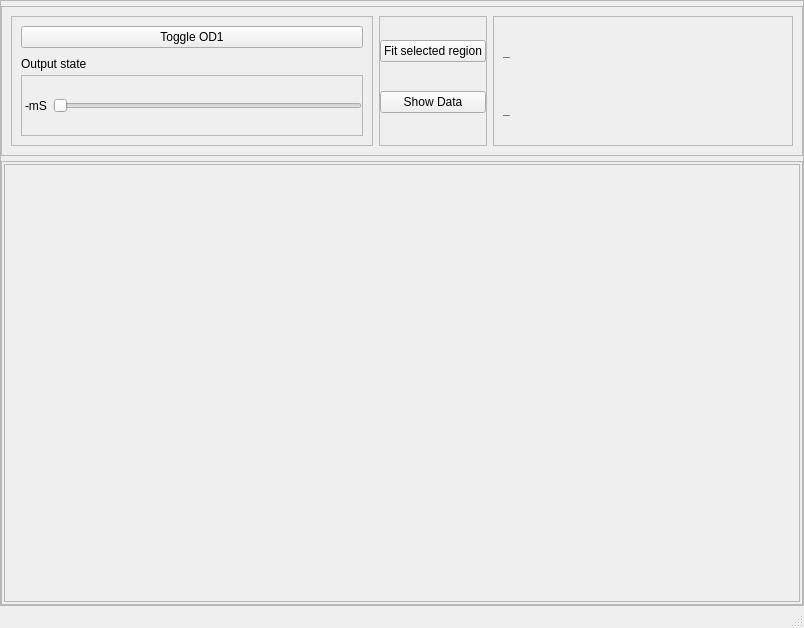
<?xml version="1.0" encoding="UTF-8"?>
<ui version="4.0">
 <class>MainWindow</class>
 <widget class="QMainWindow" name="MainWindow">
  <property name="geometry">
   <rect>
    <x>0</x>
    <y>0</y>
    <width>804</width>
    <height>628</height>
   </rect>
  </property>
  <property name="windowTitle">
   <string>MainWindow</string>
  </property>
  <widget class="QWidget" name="centralwidget">
   <layout class="QGridLayout" name="gridLayout_3">
    <property name="margin">
     <number>0</number>
    </property>
    <item row="0" column="0">
     <widget class="QFrame" name="widgetFrameOuter">
      <property name="sizePolicy">
       <sizepolicy hsizetype="Preferred" vsizetype="Preferred">
        <horstretch>0</horstretch>
        <verstretch>0</verstretch>
       </sizepolicy>
      </property>
      <property name="styleSheet">
       <string notr="true"/>
      </property>
      <property name="frameShape">
       <enum>QFrame::StyledPanel</enum>
      </property>
      <property name="frameShadow">
       <enum>QFrame::Raised</enum>
      </property>
      <property name="class" stdset="0">
       <string>PeripheralCollection</string>
      </property>
      <layout class="QVBoxLayout" name="verticalLayout_3">
       <property name="spacing">
        <number>5</number>
       </property>
       <property name="leftMargin">
        <number>0</number>
       </property>
       <property name="topMargin">
        <number>5</number>
       </property>
       <property name="rightMargin">
        <number>0</number>
       </property>
       <property name="bottomMargin">
        <number>0</number>
       </property>
       <item>
        <widget class="QFrame" name="frame">
         <property name="sizePolicy">
          <sizepolicy hsizetype="Preferred" vsizetype="Preferred">
           <horstretch>0</horstretch>
           <verstretch>0</verstretch>
          </sizepolicy>
         </property>
         <property name="minimumSize">
          <size>
           <width>0</width>
           <height>150</height>
          </size>
         </property>
         <property name="frameShape">
          <enum>QFrame::StyledPanel</enum>
         </property>
         <property name="frameShadow">
          <enum>QFrame::Raised</enum>
         </property>
         <property name="class" stdset="0">
          <string>PeripheralCollectionInner</string>
         </property>
         <layout class="QHBoxLayout" name="horizontalLayout">
          <item>
           <widget class="QFrame" name="frame_3">
            <property name="frameShape">
             <enum>QFrame::StyledPanel</enum>
            </property>
            <property name="frameShadow">
             <enum>QFrame::Raised</enum>
            </property>
            <layout class="QVBoxLayout" name="verticalLayout">
             <item>
              <widget class="QPushButton" name="pushButton_4">
               <property name="text">
                <string>Toggle OD1</string>
               </property>
              </widget>
             </item>
             <item>
              <widget class="QLabel" name="indicator">
               <property name="minimumSize">
                <size>
                 <width>0</width>
                 <height>15</height>
                </size>
               </property>
               <property name="maximumSize">
                <size>
                 <width>16777215</width>
                 <height>10</height>
                </size>
               </property>
               <property name="text">
                <string>Output state</string>
               </property>
              </widget>
             </item>
             <item>
              <widget class="QFrame" name="frame_6">
               <property name="frameShape">
                <enum>QFrame::StyledPanel</enum>
               </property>
               <property name="frameShadow">
                <enum>QFrame::Raised</enum>
               </property>
               <layout class="QHBoxLayout" name="horizontalLayout_2">
                <property name="leftMargin">
                 <number>3</number>
                </property>
                <property name="topMargin">
                 <number>0</number>
                </property>
                <property name="rightMargin">
                 <number>0</number>
                </property>
                <property name="bottomMargin">
                 <number>0</number>
                </property>
                <item>
                 <widget class="QLabel" name="tgLabel">
                  <property name="text">
                   <string>-mS</string>
                  </property>
                 </widget>
                </item>
                <item>
                 <widget class="QSlider" name="horizontalSlider">
                  <property name="maximum">
                   <number>9</number>
                  </property>
                  <property name="pageStep">
                   <number>1</number>
                  </property>
                  <property name="orientation">
                   <enum>Qt::Horizontal</enum>
                  </property>
                 </widget>
                </item>
               </layout>
              </widget>
             </item>
            </layout>
           </widget>
          </item>
          <item>
           <widget class="QFrame" name="frame_5">
            <property name="frameShape">
             <enum>QFrame::StyledPanel</enum>
            </property>
            <property name="frameShadow">
             <enum>QFrame::Raised</enum>
            </property>
            <layout class="QVBoxLayout" name="verticalLayout_4">
             <property name="leftMargin">
              <number>0</number>
             </property>
             <property name="topMargin">
              <number>0</number>
             </property>
             <property name="rightMargin">
              <number>0</number>
             </property>
             <item>
              <widget class="QPushButton" name="pushButton_5">
               <property name="text">
                <string>Fit selected region</string>
               </property>
              </widget>
             </item>
             <item>
              <widget class="QPushButton" name="pushButton_6">
               <property name="text">
                <string>Show Data</string>
               </property>
              </widget>
             </item>
            </layout>
           </widget>
          </item>
          <item>
           <widget class="QFrame" name="frame_4">
            <property name="minimumSize">
             <size>
              <width>300</width>
              <height>0</height>
             </size>
            </property>
            <property name="frameShape">
             <enum>QFrame::StyledPanel</enum>
            </property>
            <property name="frameShadow">
             <enum>QFrame::Raised</enum>
            </property>
            <layout class="QVBoxLayout" name="verticalLayout_2">
             <item>
              <widget class="QLabel" name="msg">
               <property name="font">
                <font>
                 <weight>75</weight>
                 <bold>true</bold>
                </font>
               </property>
               <property name="text">
                <string>_</string>
               </property>
              </widget>
             </item>
             <item>
              <widget class="QLabel" name="CLabel">
               <property name="font">
                <font>
                 <weight>75</weight>
                 <bold>true</bold>
                </font>
               </property>
               <property name="text">
                <string>_</string>
               </property>
              </widget>
             </item>
            </layout>
           </widget>
          </item>
         </layout>
        </widget>
       </item>
       <item>
        <widget class="QFrame" name="frame_2">
         <property name="sizePolicy">
          <sizepolicy hsizetype="Preferred" vsizetype="Preferred">
           <horstretch>0</horstretch>
           <verstretch>0</verstretch>
          </sizepolicy>
         </property>
         <property name="minimumSize">
          <size>
           <width>0</width>
           <height>50</height>
          </size>
         </property>
         <property name="frameShape">
          <enum>QFrame::StyledPanel</enum>
         </property>
         <property name="frameShadow">
          <enum>QFrame::Raised</enum>
         </property>
         <property name="class" stdset="0">
          <string>PeripheralCollectionInner</string>
         </property>
         <layout class="QGridLayout" name="gridLayout_2">
          <property name="horizontalSpacing">
           <number>2</number>
          </property>
          <property name="margin">
           <number>2</number>
          </property>
          <item row="0" column="0">
           <widget class="QScrollArea" name="scrollArea">
            <property name="widgetResizable">
             <bool>true</bool>
            </property>
            <widget class="QWidget" name="scrollAreaWidgetContents">
             <property name="geometry">
              <rect>
               <x>0</x>
               <y>0</y>
               <width>796</width>
               <height>412</height>
              </rect>
             </property>
             <layout class="QGridLayout" name="gridLayout_4">
              <property name="margin">
               <number>2</number>
              </property>
              <property name="spacing">
               <number>2</number>
              </property>
              <item row="0" column="0">
               <layout class="QGridLayout" name="plot_area"/>
              </item>
             </layout>
            </widget>
           </widget>
          </item>
         </layout>
        </widget>
       </item>
      </layout>
     </widget>
    </item>
   </layout>
  </widget>
  <widget class="QMenuBar" name="menubar">
   <property name="geometry">
    <rect>
     <x>0</x>
     <y>0</y>
     <width>804</width>
     <height>25</height>
    </rect>
   </property>
  </widget>
  <widget class="QStatusBar" name="statusbar"/>
 </widget>
 <resources/>
 <connections>
  <connection>
   <sender>pushButton_4</sender>
   <signal>clicked()</signal>
   <receiver>MainWindow</receiver>
   <slot>run()</slot>
   <hints>
    <hint type="sourcelabel">
     <x>150</x>
     <y>78</y>
    </hint>
    <hint type="destinationlabel">
     <x>362</x>
     <y>-5</y>
    </hint>
   </hints>
  </connection>
  <connection>
   <sender>pushButton_5</sender>
   <signal>clicked()</signal>
   <receiver>MainWindow</receiver>
   <slot>fit()</slot>
   <hints>
    <hint type="sourcelabel">
     <x>462</x>
     <y>89</y>
    </hint>
    <hint type="destinationlabel">
     <x>293</x>
     <y>-9</y>
    </hint>
   </hints>
  </connection>
  <connection>
   <sender>pushButton_6</sender>
   <signal>clicked()</signal>
   <receiver>MainWindow</receiver>
   <slot>showData()</slot>
   <hints>
    <hint type="sourcelabel">
     <x>486</x>
     <y>143</y>
    </hint>
    <hint type="destinationlabel">
     <x>340</x>
     <y>-10</y>
    </hint>
   </hints>
  </connection>
  <connection>
   <sender>horizontalSlider</sender>
   <signal>valueChanged(int)</signal>
   <receiver>MainWindow</receiver>
   <slot>setTimebase(int)</slot>
   <hints>
    <hint type="sourcelabel">
     <x>154</x>
     <y>139</y>
    </hint>
    <hint type="destinationlabel">
     <x>229</x>
     <y>-9</y>
    </hint>
   </hints>
  </connection>
 </connections>
 <slots>
  <slot>run()</slot>
  <slot>delete_curve()</slot>
  <slot>fit()</slot>
  <slot>showData()</slot>
  <slot>setTimebase(int)</slot>
 </slots>
</ui>
